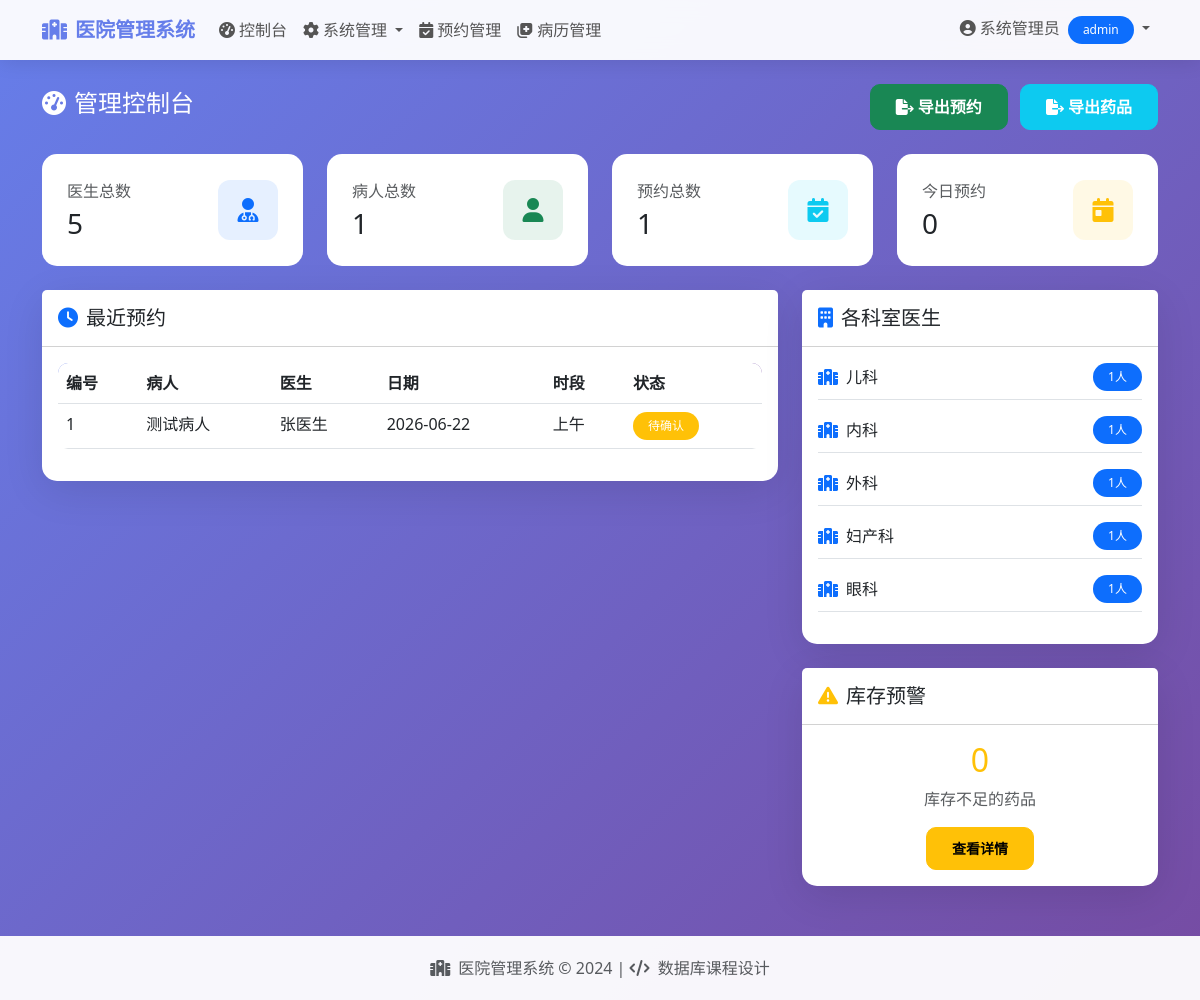
The page /admin/dashboard (signed in) on the database its author committed.
### app.py (models this page shows, shortened)
class User(db.Model):
    __tablename__ = 'users'
    id = db.Column(db.Integer, primary_key=True)
    username = db.Column(db.String(80), unique=True, nullable=False, index=True)
    password_hash = db.Column(db.String(200), nullable=False)
    name = db.Column(db.String(100), nullable=False)
    role = db.Column(db.String(20), nullable=False)  # admin, doctor, patient
    phone = db.Column(db.String(20))
    email = db.Column(db.String(100))
    created_at = db.Column(db.DateTime, default=datetime.utcnow)
    department = db.Column(db.String(100))  # 科室
    title = db.Column(db.String(50))  # 职称
    description = db.Column(db.Text)  # 简介
    gender = db.Column(db.String(10))
    age = db.Column(db.Integer)
    address = db.Column(db.String(200))

class Appointment(db.Model):
    __tablename__ = 'appointments'
    id = db.Column(db.Integer, primary_key=True)
    patient_id = db.Column(db.Integer, db.ForeignKey('users.id'), nullable=False, index=True)
    doctor_id = db.Column(db.Integer, db.ForeignKey('users.id'), nullable=False, index=True)
    appointment_date = db.Column(db.Date, nullable=False, index=True)
    time_slot = db.Column(db.String(20), nullable=False)  # 上午/下午
    status = db.Column(db.String(20), default='pending')  # pending, confirmed, completed, cancelled
    symptom = db.Column(db.Text)  # 症状描述
    created_at = db.Column(db.DateTime, default=datetime.utcnow)
    patient = db.relationship('User', foreign_keys=[patient_id], backref='appointments_as_patient')
    doctor = db.relationship('User', foreign_keys=[doctor_id], backref='appointments_as_doctor')

### app.py (the view)
@app.route('/admin/dashboard')
@login_required
@role_required('admin')
def admin_dashboard():
    total_doctors = User.query.filter_by(role='doctor').count()
    total_patients = User.query.filter_by(role='patient').count()
    total_appointments = Appointment.query.count()
    today_appointments = Appointment.query.filter_by(appointment_date=date.today()).count()
    low_stock_drugs = Drug.query.filter(Drug.stock < 50).count()
    recent_appointments = Appointment.query.order_by(Appointment.created_at.desc()).limit(10).all()
    departments = db.session.query(User.department, db.func.count(User.id)).filter(
        User.role == 'doctor', User.department.isnot(None)
    ).group_by(User.department).all()
    return render_template('admin/dashboard.html',
                         total_doctors=total_doctors,
                         total_patients=total_patients,
                         total_appointments=total_appointments,
                         today_appointments=today_appointments,
                         low_stock_drugs=low_stock_drugs,
                         recent_appointments=recent_appointments,
                         departments=departments)

### app.py (called while the page is built)
def role_required(*roles):
    def decorator(f):
        @wraps(f)
        def decorated_function(*args, **kwargs):
            if not current_user.is_authenticated:
                return redirect(url_for('login'))
            if current_user.role not in roles:
                flash("您没有权限访问此页面", "danger")
                return redirect(url_for('index'))
            return f(*args, **kwargs)
        return decorated_function
    return decorator

@login_manager.user_loader
def load_user(user_id):
    return User.query.get(int(user_id))

### templates/admin/dashboard.html (shortened to what this page needs)
{% extends "base.html" %}
{% block content %}
<div class="fade-in">
    <div class="d-flex justify-content-between align-items-center mb-4">
        <h4 class="text-white"><i class="fas fa-tachometer-alt me-2"></i>管理控制台</h4>
        <div>
            <a href="{{ url_for('admin_export_appointments') }}" class="btn btn-success me-2">
                <i class="fas fa-file-export me-1"></i>导出预约
            </a>
            <a href="{{ url_for('admin_export_drugs') }}" class="btn btn-info">
                <i class="fas fa-file-export me-1"></i>导出药品
            </a>
        </div>
    </div>
    <div class="row g-4 mb-4">
        <div class="col-md-3">
            <div class="stat-card">
                <div class="d-flex justify-content-between align-items-center">
                    <div>
                        <p class="text-muted mb-1">医生总数</p>
                        <h3 class="mb-0">{{ total_doctors }}</h3>
                    </div>
                    <div class="stat-icon bg-primary bg-opacity-10 text-primary">
                        <i class="fas fa-user-md"></i>
                    </div>
                </div>
            </div>
        </div>
        <div class="col-md-3">
            <div class="stat-card">
                <div class="d-flex justify-content-between align-items-center">
                    <div>
                        <p class="text-muted mb-1">病人总数</p>
                        <h3 class="mb-0">{{ total_patients }}</h3>
                    </div>
                    <div class="stat-icon bg-success bg-opacity-10 text-success">
                        <i class="fas fa-user"></i>
                    </div>
                </div>
            </div>
        </div>
        <div class="col-md-3">
            <div class="stat-card">
                <div class="d-flex justify-content-between align-items-center">
                    <div>
                        <p class="text-muted mb-1">预约总数</p>
                        <h3 class="mb-0">{{ total_appointments }}</h3>
                    </div>
                    <div class="stat-icon bg-info bg-opacity-10 text-info">
                        <i class="fas fa-calendar-check"></i>
                    </div>
                </div>
            </div>
        </div>
        <div class="col-md-3">
            <div class="stat-card">
                <div class="d-flex justify-content-between align-items-center">
                    <div>
                        <p class="text-muted mb-1">今日预约</p>
                        <h3 class="mb-0">{{ today_appointments }}</h3>
                    </div>
                    <div class="stat-icon bg-warning bg-opacity-10 text-warning">
                        <i class="fas fa-calendar-day"></i>
                    </div>
                </div>
            </div>
        </div>
    </div>
    <div class="row g-4">
        <div class="col-md-8">
            <div class="card">
                <div class="card-header bg-white py-3">
                    <h5 class="mb-0"><i class="fas fa-clock me-2 text-primary"></i>最近预约</h5>
                </div>
                <div class="card-body">
                    <div class="table-responsive">
                        <table class="table table-hover">
                            <thead>
                                <tr>
                                    <th>编号</th>
                                    <th>病人</th>
                                    <th>医生</th>
                                    <th>日期</th>
                                    <th>时段</th>
                                    <th>状态</th>
                                </tr>
                            </thead>
                            <tbody>
                                {% for apt in recent_appointments %}
                                <tr>
                                    <td>{{ apt.id }}</td>
                                    <td>{{ apt.patient.name if apt.patient else '未知' }}</td>
                                    <td>{{ apt.doctor.name if apt.doctor else '未知' }}</td>
                                    <td>{{ apt.appointment_date }}</td>
                                    <td>{{ apt.time_slot }}</td>
                                    <td>
                                        {% if apt.status == 'pending' %}
                                        <span class="badge bg-warning">待确认</span>
                                        {% elif apt.status == 'confirmed' %}
                                        <span class="badge bg-info">已确认</span>
                                        {% elif apt.status == 'completed' %}
                                        <span class="badge bg-success">已完成</span>
                                        {% elif apt.status == 'cancelled' %}
                                        <span class="badge bg-danger">已取消</span>
                                        {% endif %}
                                    </td>
                                </tr>
                                {% else %}
                                <tr>
                                    <td colspan="6" class="text-center text-muted py-4">暂无预约记录</td>
                                </tr>
                                {% endfor %}
                            </tbody>
                        </table>
                    </div>
                </div>
            </div>
        </div>
        <div class="col-md-4">
            <div class="card">
                <div class="card-header bg-white py-3">
                    <h5 class="mb-0"><i class="fas fa-building me-2 text-primary"></i>各科室医生</h5>
                </div>
                <div class="card-body">
                    {% for dept in departments %}
                    <div class="d-flex justify-content-between align-items-center mb-3 pb-2 border-bottom">
                        <span><i class="fas fa-hospital me-2 text-primary"></i>{{ dept[0] or '未分配' }}</span>
                        <span class="badge bg-primary rounded-pill">{{ dept[1] }}人</span>
                    </div>
                    {% else %}
                    <p class="text-muted text-center py-4">暂无科室数据</p>
                    {% endfor %}
                </div>
            </div>
            <div class="card mt-4">
                <div class="card-header bg-white py-3">
                    <h5 class="mb-0"><i class="fas fa-exclamation-triangle me-2 text-warning"></i>库存预警</h5>
                </div>
                <div class="card-body">
                    <div class="text-center">
                        <h2 class="text-warning mb-2">{{ low_stock_drugs }}</h2>
                        <p class="text-muted">库存不足的药品</p>
                        <a href="{{ url_for('admin_drugs') }}" class="btn btn-warning btn-sm">查看详情</a>
                    </div>
                </div>
            </div>
        </div>
    </div>
</div>
{% endblock %}

### templates/base.html (shortened to what this page needs)
<!DOCTYPE html>
<html lang="zh-CN">
<head>
    <link href="https://cdn.bootcdn.net/ajax/libs/twitter-bootstrap/5.3.0/css/bootstrap.min.css" rel="stylesheet">
    <link href="https://cdn.bootcdn.net/ajax/libs/font-awesome/6.4.0/css/all.min.css" rel="stylesheet">
</head>
<body>
    <nav class="navbar navbar-expand-lg">
        <div class="container">
            <a class="navbar-brand" href="{{ url_for('index') }}">
                <i class="fas fa-hospital me-2"></i>医院管理系统
            </a>
            <div class="collapse navbar-collapse" id="navbarNav">
                <ul class="navbar-nav me-auto">
                    {% if current_user.is_authenticated %}
                        {% if current_user.role == 'admin' %}
                        <li class="nav-item">
                            <a class="nav-link" href="{{ url_for('admin_dashboard') }}">
                                <i class="fas fa-tachometer-alt me-1"></i>控制台
                            </a>
                        </li>
                        <li class="nav-item dropdown">
                            <a class="nav-link dropdown-toggle" href="#" role="button" data-bs-toggle="dropdown">
                                <i class="fas fa-cog me-1"></i>系统管理
                            </a>
                        </li>
                        <li class="nav-item">
                            <a class="nav-link" href="{{ url_for('admin_appointments') }}">
                                <i class="fas fa-calendar-check me-1"></i>预约管理
                            </a>
                        </li>
                        <li class="nav-item">
                            <a class="nav-link" href="{{ url_for('admin_medical_records') }}">
                                <i class="fas fa-notes-medical me-1"></i>病历管理
                            </a>
                        </li>
                        {% endif %}
                    {% endif %}
                </ul>
                <ul class="navbar-nav">
                    {% if current_user.is_authenticated %}
                    <li class="nav-item dropdown">
                        <a class="nav-link dropdown-toggle" href="#" role="button" data-bs-toggle="dropdown">
                            <i class="fas fa-user-circle me-1"></i>{{ current_user.name }}
                            <span class="badge bg-primary ms-1">{{ current_user.role }}</span>
                        </a>
                    </li>
                    {% endif %}
                </ul>
            </div>
        </div>
    </nav>
    <div class="container mt-4 content-wrapper">
        {% block content %}{% endblock %}
    </div>
    <footer class="footer">
        <div class="container text-center">
            <p class="mb-0 text-muted">
                <i class="fas fa-hospital me-2"></i>医院管理系统 &copy; 2024 |
                <i class="fas fa-code me-1"></i> 数据库课程设计
            </p>
        </div>
    </footer>
</body>
</html>

### templates/base.html (style rules this page uses)
body { background: linear-gradient(135deg, #667eea 0%, #764ba2 100%); min-height: 100vh; }
.card { border: none; border-radius: 15px; box-shadow: 0 10px 40px rgba(0,0,0,0.1); }
.navbar { background: rgba(255,255,255,0.95) !important; backdrop-filter: blur(10px); box-shadow: 0 2px 20px rgba(0,0,0,0.1); }
.navbar-brand { font-weight: 700; color: #667eea !important; }
.nav-link { font-weight: 500; color: #555 !important; transition: all 0.3s; }
.btn-success { border-radius: 10px; padding: 10px 25px; font-weight: 600; }
.btn-warning { border-radius: 10px; padding: 10px 25px; font-weight: 600; }
.btn-info { border-radius: 10px; padding: 10px 25px; font-weight: 600; color: white; }
.stat-card { background: white; border-radius: 15px; padding: 25px; transition: all 0.3s; cursor: pointer; }
.stat-icon { width: 60px; height: 60px; border-radius: 12px; display: flex; align-items: center; justify-content: center; font-size: 24px; }
.table { border-radius: 10px; overflow: hidden; }
.table thead { background: linear-gradient(135deg, #667eea 0%, #764ba2 100%); color: white; }
.footer { background: rgba(255,255,255,0.95); padding: 20px 0; margin-top: 50px; }
.badge { padding: 8px 15px; border-radius: 20px; font-weight: 500; }
.content-wrapper { min-height: calc(100vh - 200px); }
.fade-in { animation: fadeIn 0.5s ease; }

### rows shown on the page
User: name "系统管理员", role "admin"
Appointment: id "1", patient "测试病人", doctor "张医生", appointment_date "2026-06-22", time_slot "上午", status "待确认"

### other values the page prints
{{ total_doctors }} "5"
{{ total_patients }} "1"
{{ total_appointments }} "1"
{{ today_appointments }} "0"
{{ dept[0] or '未分配' }} "儿科" "内科" "外科" "妇产科" "眼科"
{{ dept[1] }} "1" "1" "1" "1" "1"
{{ low_stock_drugs }} "0"
